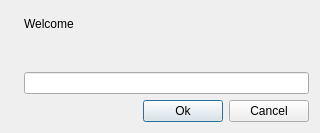
<?xml version="1.0" encoding="UTF-8"?>
<ui version="4.0">
 <class>GuiWizardDialog</class>
 <widget class="QDialog" name="GuiWizardDialog">
  <property name="geometry">
   <rect>
    <x>0</x>
    <y>0</y>
    <width>320</width>
    <height>133</height>
   </rect>
  </property>
  <property name="windowTitle">
   <string>Dialog</string>
  </property>
  <property name="modal">
   <bool>true</bool>
  </property>
  <layout class="QGridLayout" name="gridLayout_2">
   <item row="1" column="0">
    <spacer name="horizontalSpacer">
     <property name="orientation">
      <enum>Qt::Horizontal</enum>
     </property>
     <property name="sizeHint" stdset="0">
      <size>
       <width>158</width>
       <height>20</height>
      </size>
     </property>
    </spacer>
   </item>
   <item row="1" column="1">
    <widget class="QPushButton" name="mp_pbChangeUser">
     <property name="text">
      <string>Ok</string>
     </property>
     <property name="autoDefault">
      <bool>false</bool>
     </property>
     <property name="default">
      <bool>true</bool>
     </property>
    </widget>
   </item>
   <item row="1" column="2">
    <widget class="QPushButton" name="mp_pbCancel">
     <property name="text">
      <string>Cancel</string>
     </property>
     <property name="autoDefault">
      <bool>false</bool>
     </property>
    </widget>
   </item>
   <item row="0" column="0" colspan="3">
    <layout class="QGridLayout" name="gridLayout">
     <item row="0" column="0" rowspan="3">
      <widget class="QLabel" name="mp_lPix">
       <property name="sizePolicy">
        <sizepolicy hsizetype="Fixed" vsizetype="Fixed">
         <horstretch>0</horstretch>
         <verstretch>0</verstretch>
        </sizepolicy>
       </property>
       <property name="maximumSize">
        <size>
         <width>64</width>
         <height>64</height>
        </size>
       </property>
       <property name="text">
        <string/>
       </property>
       <property name="pixmap">
        <pixmap resource="../beebeep.qrc">:/images/magshare.png</pixmap>
       </property>
       <property name="scaledContents">
        <bool>true</bool>
       </property>
      </widget>
     </item>
     <item row="0" column="1">
      <widget class="QLabel" name="mp_lWelcome">
       <property name="sizePolicy">
        <sizepolicy hsizetype="Minimum" vsizetype="Preferred">
         <horstretch>0</horstretch>
         <verstretch>0</verstretch>
        </sizepolicy>
       </property>
       <property name="text">
        <string>Welcome</string>
       </property>
       <property name="wordWrap">
        <bool>true</bool>
       </property>
      </widget>
     </item>
     <item row="1" column="1">
      <widget class="QLabel" name="mp_lAccount">
       <property name="sizePolicy">
        <sizepolicy hsizetype="Minimum" vsizetype="Preferred">
         <horstretch>0</horstretch>
         <verstretch>0</verstretch>
        </sizepolicy>
       </property>
      </widget>
     </item>
     <item row="2" column="1">
      <widget class="QLineEdit" name="mp_leName"/>
     </item>
    </layout>
   </item>
  </layout>
 </widget>
 <tabstops>
  <tabstop>mp_leName</tabstop>
  <tabstop>mp_pbChangeUser</tabstop>
 </tabstops>
 <resources>
  <include location="../beebeep.qrc"/>
 </resources>
 <connections/>
</ui>
